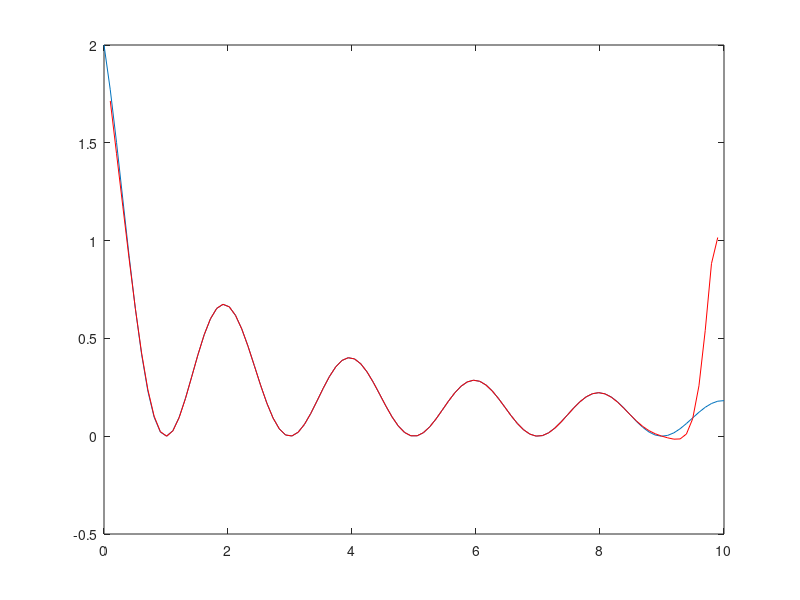

MATLAB code for this plot:
clear


function z = Ai(i,x)
  m = length(x);
  p = 1;
for j = 1:m
  if i~=j
    p = p*(x(i)-x(j));
  endif
end
z = 1/p;
endfunction

function L = lagrange(x,y,xx)  

m = length(x);
P = zeros(1,m);
N = length(xx);
L = zeros(1,N);
for j = 1:N
  s1 = 0;
  s2 = 0;
  for i = 1:m
    P(i) = Ai(i,x);
  s1 = s1 + P(i)*y(i)/(xx(j)-x(i));
  s2 = s2 + P(i)/(xx(j)-x(i));
endfor
L(j) = s1/s2;
end
endfunction



f = @(a) (1 + cos(pi*a)) ./ (1 + a);

x = linspace(0, 10, 21); 
y = f(x); 

xx = linspace(0, 10, 100);

plot(xx, f(xx)); 
hold on;

L = lagrange(x, y, xx);

plot(xx, L,'r');   